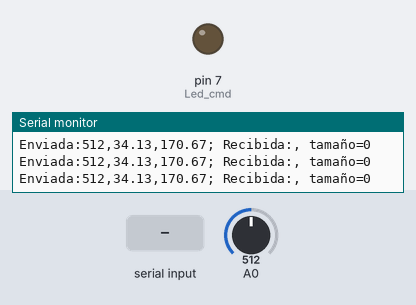
A sketch run on a simulated Arduino Mega 2560, built with avr-gcc and run on an emulated ATmega2560. On the bench: output pins drawn as LEDs (lit = HIGH), the last lines printed to the serial monitor. The test bench sets the inputs (shaded band); at power-on: A0 = 512.

Above: at 3.2 s.
3.3 s: "ledOn\n" received over the second serial link
At 4.5 s:
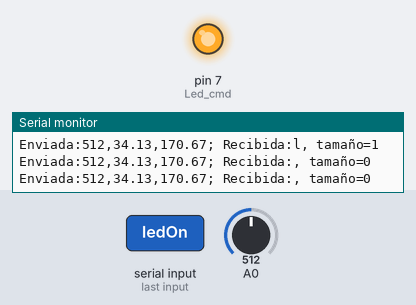
4.8 s: "ledOff\n" received over the second serial link
At 5.7 s:
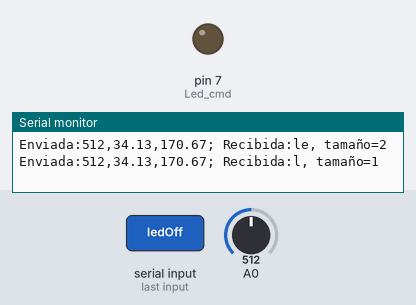
Timing chart, 0 to 7.8 s (numbered marks = the images above; inputs shaded):
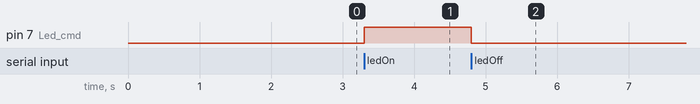

Measured:
- after the input at 3.3 s, pin 7 (Led_cmd): LOW → HIGH at once
- after the input at 4.8 s, pin 7 (Led_cmd): HIGH → LOW at once

The sketch:

ArduinoMega_Serial_v3.ino
```cpp
//Arduino Mega utiliza los Serial1, Serial2, y Serial3
const int Led_cmd=7;
void setup()
{
  Serial.begin(57600);
  Serial3.begin(57600);

  pinMode(Led_cmd, OUTPUT);
  Serial.println("Iniciando.......");
  delay(2000);


}
int interval=200;
long previous_millis=0;


int pot;
String msg="";
float valor,valor3;
String readString="";
String payloadBroker="";

char inicio=2;
char final=4;

void loop() {


    //-----------READ SERIAL DATA---------------

          if(Serial3.available()){
            payloadBroker=Serial3.readStringUntil('\n');
          }

    //----END READING------------------


  //--Data potenciometro
  pot =analogRead(A0);
  valor=pot/15.0;
  valor3=valor*5.0;


     if ((millis() - previous_millis) > interval) {
        previous_millis = millis();

        //--Enviar Data
        msg.concat(pot);//
        msg.concat(",");
        msg.concat(valor);
        msg.concat(",");
        msg.concat(valor3);
        //--DATA ENVIADA-----
        Serial3.println(msg);//usar solo print y no println para no tener un salto de linea.
        //--FIN ENVIAR DATA---
        Serial.print("Enviada:");
        Serial.print(msg);
        msg = "";//limpiar data

        int t=payloadBroker.length();//obtiene el tamaño.
        payloadBroker.remove(t-1,1);//elimina el ultimo caracter salto de linea.

        Serial.print("; Recibida:");
        Serial.print(payloadBroker);
        Serial.print(", tamaño=");
        Serial.println(payloadBroker.length());

      }


    if(payloadBroker=="ledOff"){

      digitalWrite(Led_cmd, LOW);
      //Serial.println("cmd=ledOff");

    }else if(payloadBroker=="ledOn"){
      digitalWrite(Led_cmd, HIGH);
      //Serial.println("cmd=ledOn");
     }


}
```
